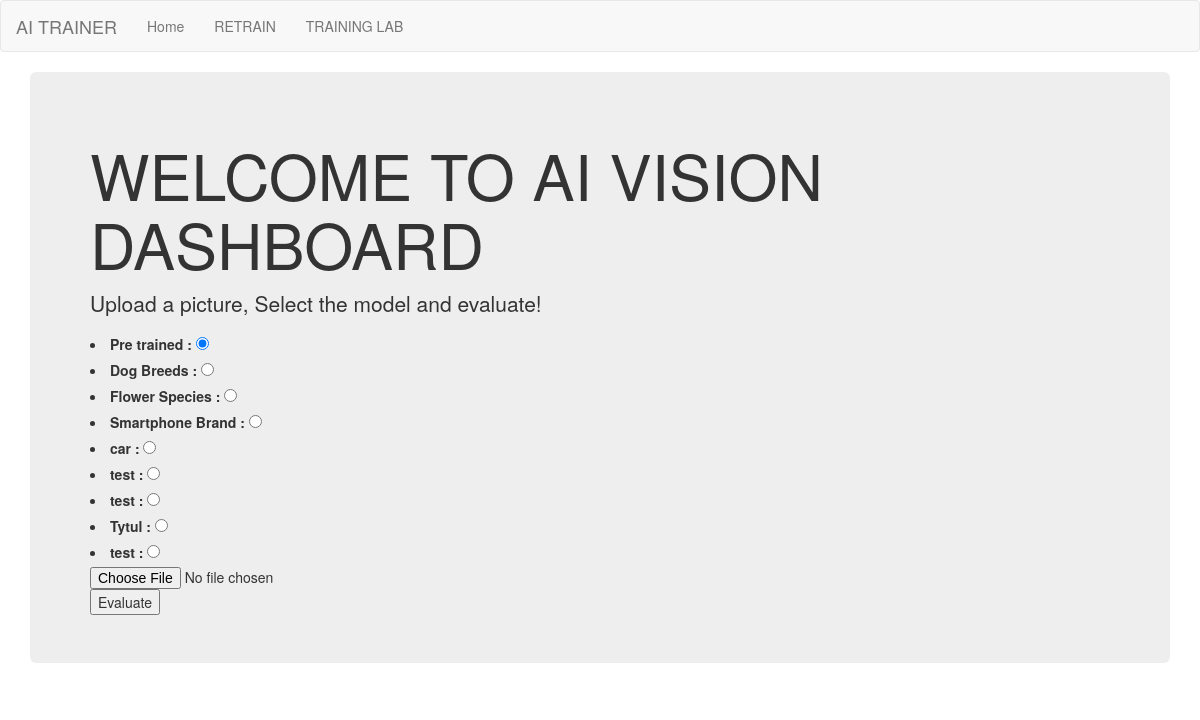
Before: / with the older database file.
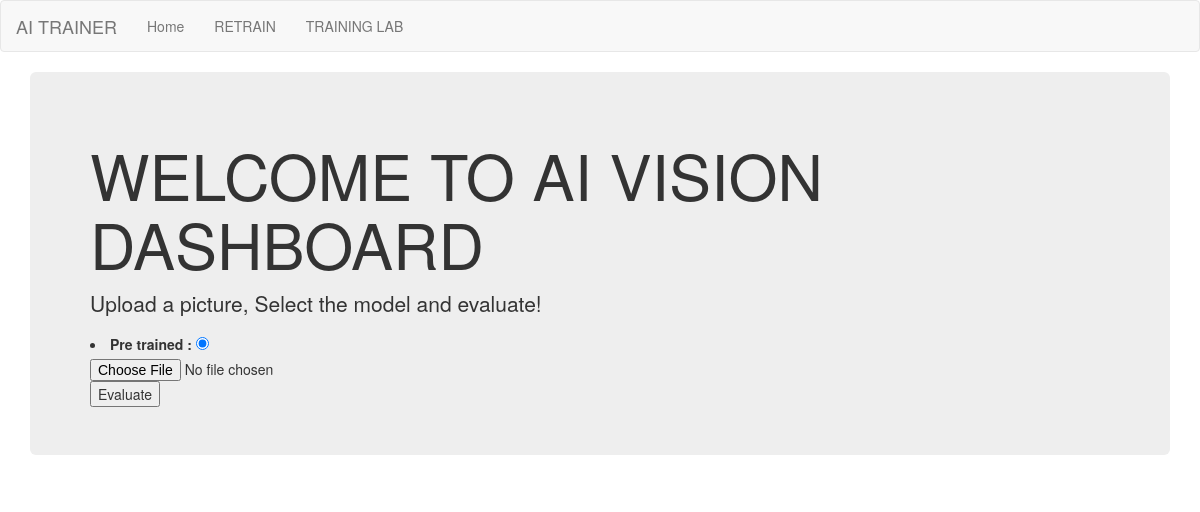
After: the same page with the newer database file.
### app/models.py (models this page shows, shortened)
class Trained_model(db.Model):
    id = db.Column(db.Integer, primary_key=True)
    folder_name = db.Column(db.String(120), nullable=False)
    title = db.Column(db.String(120), nullable=False)
    status = db.Column(db.String(120), nullable=True)
    label_count = db.Column(db.Integer(), nullable=True)

### app/views.py (the view)
@app.route('/')
def index():
    script_url = url_for('static', filename='index.js')
    models = Trained_model.query.filter_by(status="Completed").all()
    models.insert(0, {'id': 0, 'title': 'Pre trained',
                      'folder_name': 'default', 'checked': True})
    return render_template("index.html", models=models, script=script_url)

### app/templates/index.html (shortened to what this page needs)
{% extends "base.html" %}
{% block body %}
<div class="jumbotron">
    <h1>WELCOME TO AI VISION DASHBOARD</h1>
    <p class="lead">Upload a picture, Select the model and evaluate! </p>
    <form enctype="multipart/form-data" method="post" id="form" >
        {% for model in models %}
        <li>
            <label>{{model.title}} :</label>
            {% if model.checked %}
            <input name='model' type="radio" value="{{model.folder_name}}" checked>
            {% else %}
            <input name='model' type="radio" value="{{model.folder_name}}">
            {% endif %}
            {% else %}
        <li><em> Sommething wrong. No model found, even basic pre trained model</em>
            {% endfor %}
            <div>
                <input type="file" id="picture" name="file"/>
                <input type="submit" value="Evaluate">
            </div>
    </form>
</div>
{% endblock %}

Changed rows visible on the page:
removed Trained_model: title "Dog Breeds"
removed Trained_model: title "Flower Species"
removed Trained_model: title "Smartphone Brand"
removed Trained_model: title "car"
removed Trained_model: title "test"
removed Trained_model: title "test"
removed Trained_model: title "Tytul"
removed Trained_model: title "test"
